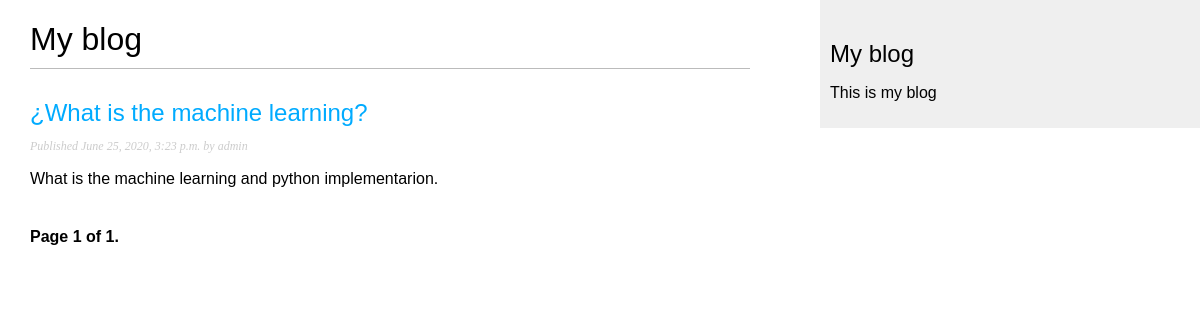
The page /blog/ on the database as committed earlier.
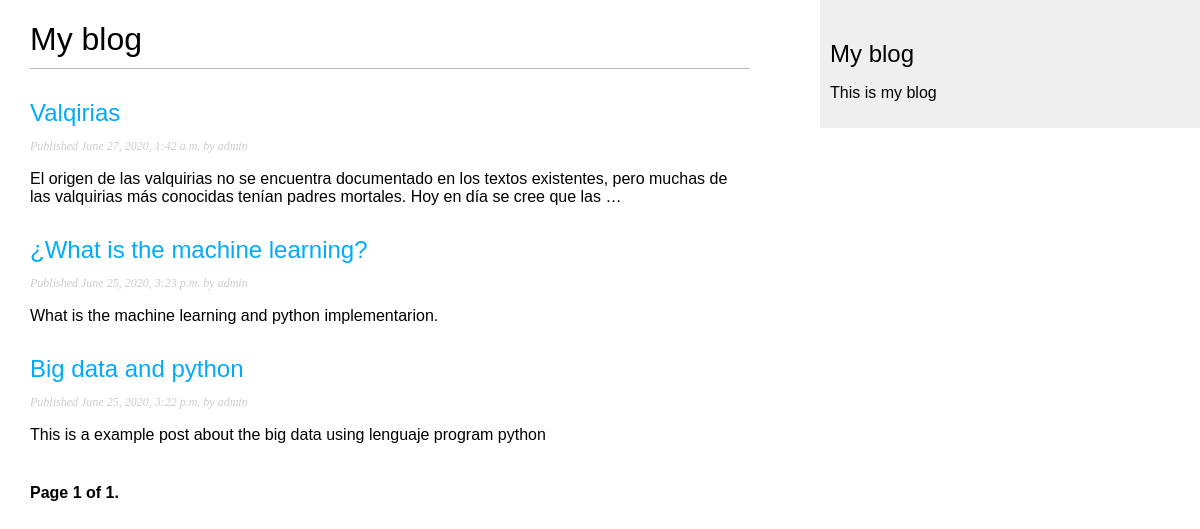
The same page on the database as committed later.
### blog/models.py (models this page shows, shortened)
class Post (models.Model):
    STATUS_CHOICES = (
        ('draft', 'Draft'),
        ('published', 'Published'),
    )
    title = models.CharField(max_length=250)
    slug = models.SlugField(max_length=250, unique_for_date='publish')
    author = models.ForeignKey(User, on_delete=models.CASCADE, related_name='blog_posts')
    body = models.TextField()
    publish = models.DateTimeField(default=timezone.now)
    created = models.DateTimeField(auto_now_add=True)
    updated = models.DateTimeField(auto_now_add=True)
    status = models.CharField(max_length=10, choices=STATUS_CHOICES, default='draft')
    objects = models.Manager() #Default manager
    published = PublishedManager() #Our custom manager
    class Meta:
        ordering = ('-publish',)
    def get_absolute_url(self):
        return reverse('blog:post_detail', args=[self.publish.year, self.publish.month, self.publish.day, self.slug])

### blog/views.py (the view)
def post_list (request):
    object_list = Post.published.all()
    paginator = Paginator(object_list, 3) #Three post en each page
    page = request.GET.get('page')
    try:
        posts = paginator.page(page)
    except PageNotAnInteger:
        posts = paginator.page(1)
    except EmptyPage:
        posts = paginator.page(paginator.num_pages)
    context = {'posts':posts}
    return render(request, 'blog/post/list.html', context) # takes the request object, the emplate path, and the context variables to render the given template

### blog/models.py (called while the page is built)
    def get_queryset(self):
        return super(PublishedManager, self).get_queryset() \
            .filter(status='published')

### blog/templates/blog/post/list.html (shortened to what this page needs)
{% extends "blog/base.html" %}
{% block content %}
    <h1>My blog</h1>
    {% for post in posts %}
        <h2>
            <a href="{{ post.get_absolute_url }}">
                {{ post.title }}
            </a>
        </h2>
        <p class="date">
            Published {{ post.publish }} by {{ post.author }}
        </p>
        {{ post.body|truncatewords:30|linebreaks }}
    {% endfor %}
    {% include "pagination.html" with page=posts %}
{% endblock %}

Rows that differ between the two databases and show on the page:
added Post: title "Valqirias", publish "June 27, 2020, 1:42 a.m.", author "admin", body "El origen de las valquirias no se encuentra documentado en los textos existentes, pero muchas de las valquirias más conocidas tenían padres mortales. Hoy en día se cree que las …"
now on this page (row edited): Post: title "Big data and python", publish "June 25, 2020, 3:22 p.m.", author "admin", body "This is a example post about the big data using lenguaje program python"
